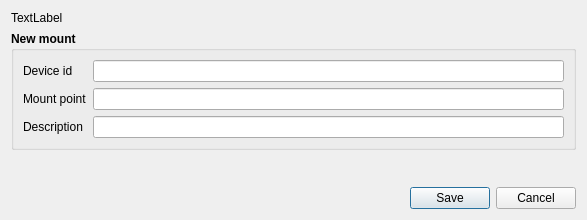
<?xml version="1.0" encoding="UTF-8"?>
<ui version="4.0">
 <class>DlgAddEditMount</class>
 <widget class="QDialog" name="DlgAddEditMount">
  <property name="geometry">
   <rect>
    <x>0</x>
    <y>0</y>
    <width>587</width>
    <height>220</height>
   </rect>
  </property>
  <property name="windowTitle">
   <string>Dialog</string>
  </property>
  <layout class="QVBoxLayout" name="verticalLayout_4">
   <item>
    <widget class="QLabel" name="lblStatus">
     <property name="text">
      <string>TextLabel</string>
     </property>
    </widget>
   </item>
   <item>
    <widget class="QGroupBox" name="groupBox">
     <property name="font">
      <font>
       <weight>75</weight>
       <bold>true</bold>
      </font>
     </property>
     <property name="title">
      <string>New mount</string>
     </property>
     <layout class="QFormLayout" name="formLayout">
      <item row="0" column="0">
       <widget class="QLabel" name="lblMountName">
        <property name="font">
         <font>
          <weight>50</weight>
          <bold>false</bold>
         </font>
        </property>
        <property name="text">
         <string>Device id</string>
        </property>
       </widget>
      </item>
      <item row="0" column="1">
       <widget class="QLineEdit" name="leDeviceId">
        <property name="enabled">
         <bool>true</bool>
        </property>
        <property name="font">
         <font>
          <weight>50</weight>
          <bold>false</bold>
         </font>
        </property>
        <property name="readOnly">
         <bool>false</bool>
        </property>
       </widget>
      </item>
      <item row="1" column="0">
       <widget class="QLabel" name="lblMountPoint">
        <property name="font">
         <font>
          <weight>50</weight>
          <bold>false</bold>
         </font>
        </property>
        <property name="text">
         <string>Mount point</string>
        </property>
       </widget>
      </item>
      <item row="1" column="1">
       <widget class="QLineEdit" name="leMountPoint">
        <property name="font">
         <font>
          <weight>50</weight>
          <bold>false</bold>
         </font>
        </property>
       </widget>
      </item>
      <item row="2" column="0">
       <widget class="QLabel" name="lblDescription">
        <property name="font">
         <font>
          <weight>50</weight>
          <bold>false</bold>
         </font>
        </property>
        <property name="text">
         <string>Description</string>
        </property>
       </widget>
      </item>
      <item row="2" column="1">
       <widget class="QLineEdit" name="leDescription">
        <property name="font">
         <font>
          <weight>50</weight>
          <bold>false</bold>
         </font>
        </property>
       </widget>
      </item>
     </layout>
    </widget>
   </item>
   <item>
    <spacer name="verticalSpacer">
     <property name="orientation">
      <enum>Qt::Vertical</enum>
     </property>
     <property name="sizeHint" stdset="0">
      <size>
       <width>20</width>
       <height>40</height>
      </size>
     </property>
    </spacer>
   </item>
   <item>
    <widget class="QDialogButtonBox" name="buttonBox">
     <property name="font">
      <font>
       <weight>50</weight>
       <bold>false</bold>
      </font>
     </property>
     <property name="orientation">
      <enum>Qt::Horizontal</enum>
     </property>
     <property name="standardButtons">
      <set>QDialogButtonBox::Cancel|QDialogButtonBox::Save</set>
     </property>
    </widget>
   </item>
  </layout>
 </widget>
 <resources/>
 <connections>
  <connection>
   <sender>buttonBox</sender>
   <signal>accepted()</signal>
   <receiver>DlgAddEditMount</receiver>
   <slot>accept()</slot>
   <hints>
    <hint type="sourcelabel">
     <x>240</x>
     <y>189</y>
    </hint>
    <hint type="destinationlabel">
     <x>240</x>
     <y>111</y>
    </hint>
   </hints>
  </connection>
  <connection>
   <sender>buttonBox</sender>
   <signal>rejected()</signal>
   <receiver>DlgAddEditMount</receiver>
   <slot>reject()</slot>
   <hints>
    <hint type="sourcelabel">
     <x>240</x>
     <y>189</y>
    </hint>
    <hint type="destinationlabel">
     <x>240</x>
     <y>111</y>
    </hint>
   </hints>
  </connection>
 </connections>
</ui>
